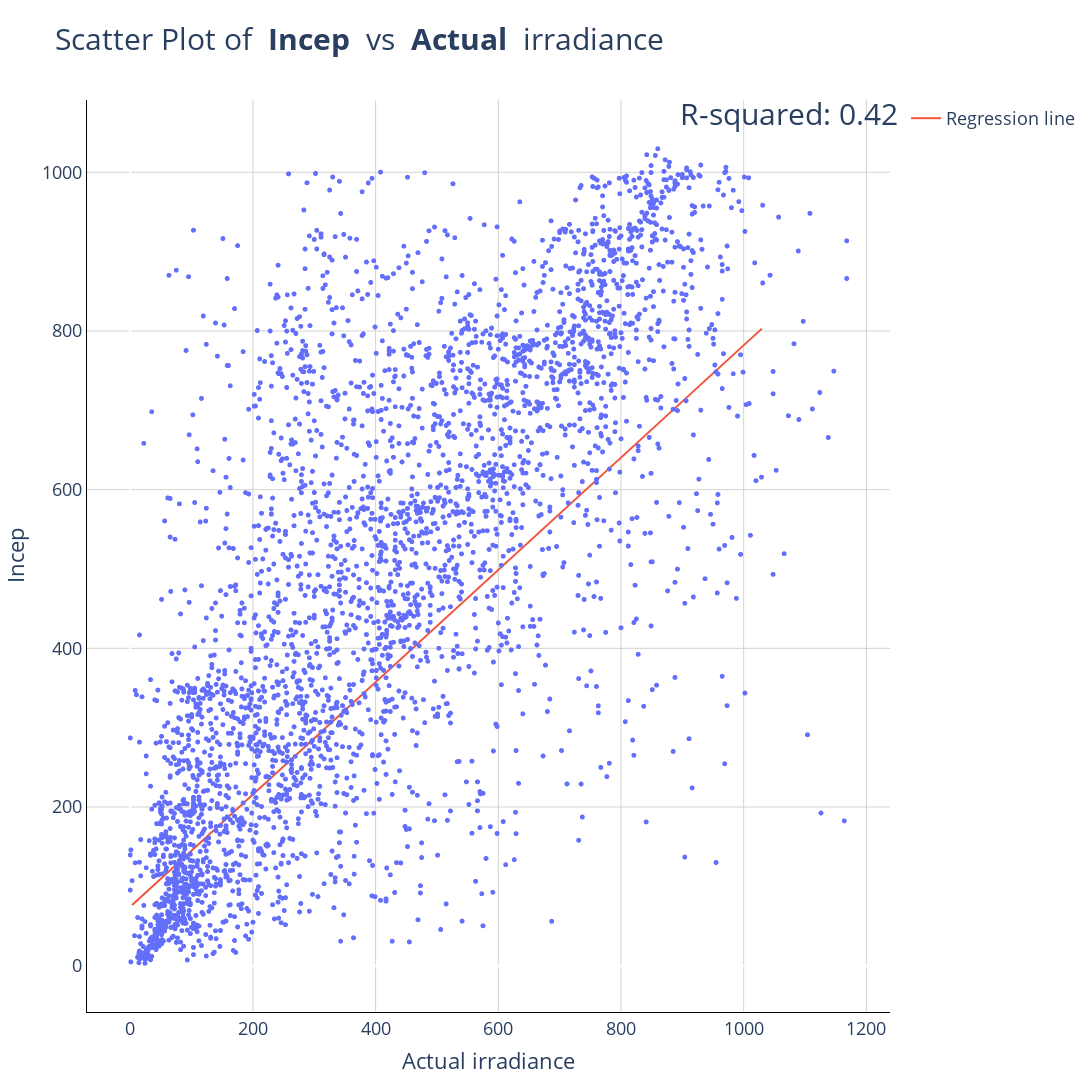

Source (notebook cell):
### Code cell
# plot R-squared value
# plot linear regression line
from sklearn.linear_model import LinearRegression
from sklearn.metrics import r2_score
import numpy as np

r2 = r2_score(df['Incep'], df['Actual irradiance'])
r2

fig.add_annotation(
    x=0.5,
    y=0.9,
    xref='paper',
    yref='paper',
    text=f'R-squared: {r2:.2f}',
    showarrow=False,
    font=dict(size=30),
    # move the annotation to the top left
    xshift=300,
    yshift=100
)


X = df['Incep'].values.reshape(-1, 1)
y = df['Actual irradiance'].values

model = LinearRegression()
model.fit(X, y)

x_range = np.linspace(X.min(), X.max(), 100)
y_range = model.predict(x_range.reshape(-1, 1))

fig.add_trace(go.Scatter(x=x_range, y=y_range, mode='lines', 
                         name='Regression line'))

fig.update_layout(font=dict(size=18), title_font=dict(size=30))

fig.show()
# fig.write_html('NCEP_vs_Actual_irradiance.html')
# fig.write_image('Incep_Iactual.pdf')

### Figure 1 — Plotly figure (JSON) as saved in the notebook; plotly's stock layout.template omitted (floating-point values rounded to 4 significant figures; data arrays with more than 128 entries replaced by an {"elided": "..."} marker saying what was removed)
{"data": [{"hovertemplate": "Actual irradiance=%{x}<br>Incep=%{y}<extra></extra>", "legendgroup": "", "marker": {"color": "#636efa", "size": 5, "symbol": "circle"}, "mode": "markers", "name": "", "showlegend": false, "type": "scattergl", "x": {"elided": "3523 int values"}, "xaxis": "x", "y": {"elided": "3523 float values"}, "yaxis": "y"}, {"mode": "lines", "name": "Regression line", "type": "scatter", "x": [3.077, 13.45, 23.82, 34.19, 44.56, 54.93, 65.3, 75.67, 86.04, 96.41, 106.8, 117.1, 127.5, 137.9, 148.3, 158.6, 169.0, 179.4, 189.7, 200.1, 210.5, 220.8, 231.2, 241.6, 252.0, 262.3, 272.7, 283.1, 293.4, 303.8, 314.2, 324.5, 334.9, 345.3, 355.7, 366.0, 376.4, 386.8, 397.1, 407.5, 417.9, 428.2, 438.6, 449.0, 459.4, 469.7, 480.1, 490.5, 500.8, 511.2, 521.6, 531.9, 542.3, 552.7, 563.1, 573.4, 583.8, 594.2, 604.5, 614.9, 625.3, 635.6, 646.0, 656.4, 666.8, 677.1, 687.5, 697.9, 708.2, 718.6, 729.0, 739.4, 749.7, 760.1, 770.5, 780.8, 791.2, 801.6, 811.9, 822.3, 832.7, 843.1, 853.4, 863.8, 874.2, 884.5, 894.9, 905.3, 915.6, 926.0, 936.4, 946.8, 957.1, 967.5, 977.9, 988.2, 998.6, 1009.0, 1019.0, 1030.0], "y": [76.63, 83.96, 91.3, 98.64, 106.0, 113.3, 120.6, 128.0, 135.3, 142.7, 150.0, 157.3, 164.7, 172.0, 179.3, 186.7, 194.0, 201.4, 208.7, 216.0, 223.4, 230.7, 238.0, 245.4, 252.7, 260.0, 267.4, 274.7, 282.1, 289.4, 296.7, 304.1, 311.4, 318.7, 326.1, 333.4, 340.7, 348.1, 355.4, 362.8, 370.1, 377.4, 384.8, 392.1, 399.4, 406.8, 414.1, 421.5, 428.8, 436.1, 443.5, 450.8, 458.1, 465.5, 472.8, 480.1, 487.5, 494.8, 502.2, 509.5, 516.8, 524.2, 531.5, 538.8, 546.2, 553.5, 560.8, 568.2, 575.5, 582.9, 590.2, 597.5, 604.9, 612.2, 619.5, 626.9, 634.2, 641.6, 648.9, 656.2, 663.6, 670.9, 678.2, 685.6, 692.9, 700.2, 707.6, 714.9, 722.3, 729.6, 736.9, 744.3, 751.6, 758.9, 766.3, 773.6, 780.9, 788.3, 795.6, 803.0]}], "layout": {"annotations": [{"font": {"size": 30}, "showarrow": false, "text": "R-squared: 0.42", "x": 0.5, "xref": "paper", "xshift": 300, "y": 0.9, "yref": "paper", "yshift": 100}], "font": {"size": 18}, "height": 1200, "legend": {"tracegroupgap": 0}, "plot_bgcolor": "white", "title": {"font": {"size": 30}, "text": "Scatter Plot of <b> Incep </b> vs <b> Actual </b> irradiance"}, "width": 1200, "xaxis": {"anchor": "y", "domain": [0, 1], "gridcolor": "lightgrey", "linecolor": "black", "showgrid": true, "title": {"text": "Actual irradiance"}}, "yaxis": {"anchor": "x", "domain": [0, 1], "gridcolor": "lightgrey", "linecolor": "black", "showgrid": true, "title": {"text": "Incep"}}}}
